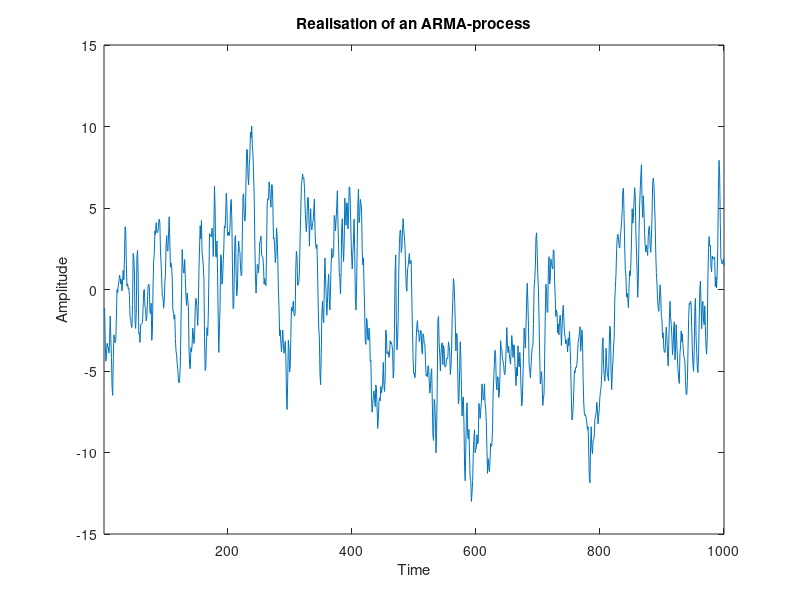
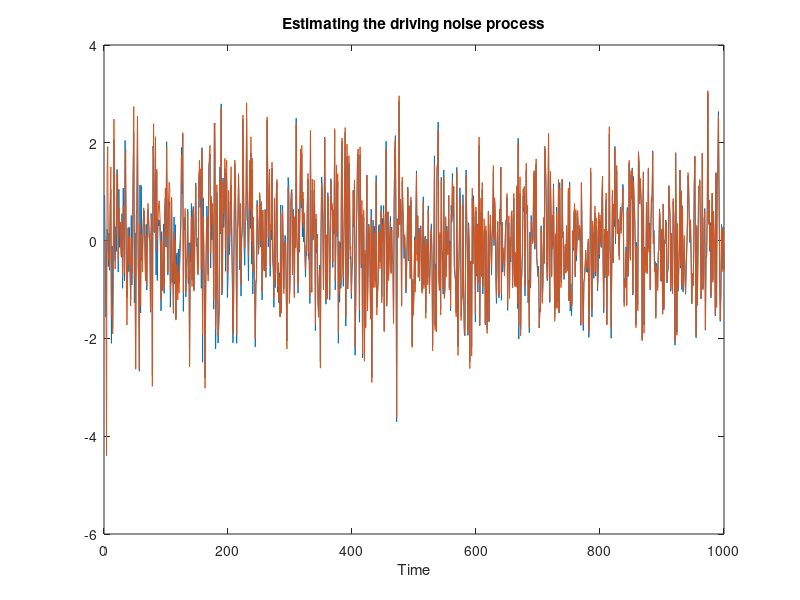

These charts were generated, in order, by the following MATLAB code: (Note: this script raises an error after producing the figures.)
%
% Time series analysis
% Lund University
%
% Example code 22: Estimating the unknown parameters of an ARMA process
% using the Kalman filter (see also example 8.12).
%
% Reference: 
%   "An Introduction to Time Series Modeling", 4th ed, by Andreas Jakobsson
%   Studentlitteratur, 2021
%
clear; clc;
close all;
addpath('../functions', '../data')              % Add this line to update the path

% Simulate a process.
rng(1)                                          % Set the seed (just done for the lecture!)
extraN = 100;
N  = 1000;
A0 = [1 -0.95];
C0 = [1 0.5 0 -0.2];                            
e  = randn( N+extraN, 1 );
y  = filter( C0, A0, e );   y = y(extraN+1:end);    e = e(extraN+1:end);

% Plot realisation.
figure
plot(y)
title( 'Realisation of an ARMA-process' )
ylabel('Amplitude')
xlabel('Time')
xlim([1 N])


%% Estimate the unknown parameters using a Kalman filter.
p0 = 1;                                         % Number of unknowns in the A polynomial.
q0 = 2;                                         % Number of unknowns in the C polynomial.

A     = eye(p0+q0);
Rw    = 1;                                      % Measurement noise covariance matrix, R_w. Note that Rw has the same dimension as Ry.
Re    = 1e-6*eye(p0+q0);                        % System noise covariance matrix, R_e. Note that Re has the same dimension as Rx_t1.
Rx_t1 = eye(p0+q0);                             % Initial covariance matrix, V0 = R_{1|0}^{x,x}
h_et  = zeros(N,1);                             % Estimated one-step prediction error.
xt    = zeros(p0+q0,N);                         % Estimated states. Intial state, x_{1|0} = 0.
yhat  = zeros(N,1);                             % Estimated output.
xStd  = zeros(p0+q0,N);                         % Stores one std for the one-step prediction.

for t=4:N                                       % We use t-3, so start at t=4.
    % Update the predicted state and the time-varying state vector.
    x_t1 = A*xt(:,t-1);                         % x_{t|t-1} = A x_{t-1|t-1}
    C    = [ -y(t-1) h_et(t-1) h_et(t-3) ];     % Use earlier prediction errors as estimate of e_t.
    
    % Update the parameter estimates.
    Ry = C*Rx_t1*C' + Rw;                       % R_{t|t-1}^{y,y} = C R_{t|t-1}^{x,x} + Rw
    Kt = Rx_t1*C'/Ry;                           % K_t = R^{x,x}_{t|t-1} C^T inv( R_{t|t-1}^{y,y} )
    yhat(t) = C*x_t1;                           % One-step prediction, \hat{y}_{t|t-1}.
    h_et(t) = y(t)-yhat(t);                     % One-step prediction error, \hat{e}_t = y_t - \hat{y}_{t|t-1}
    xt(:,t) = x_t1 + Kt*( h_et(t) );            % x_{t|t}= x_{t|t-1} + K_t ( y_t - Cx_{t|t-1} ) 

    % Update the covariance matrix estimates.
    Rx_t  = Rx_t1 - Kt*Ry*Kt';                  % R^{x,x}_{t|t} = R^{x,x}_{t|t-1} - K_t R_{t|t-1}^{y,y} K_t^T
    Rx_t1 = A*Rx_t*A' + Re;                     % R^{x,x}_{t+1|t} = A R^{x,x}_{t|t} A^T + Re

    % Estimate a one std confidence interval of the estimated parameters.
    % This is only for the plots.
    xStd(:,t) = sqrt( diag(Rx_t) );            % This is one std for each of the parameters for the one-step prediction.
end

% Examine the estimate of the driving noise.
figure
plot( [e h_et])
xlabel('Time')
title('Estimating the driving noise process')
legend('Noise process, e_t', 'Prediction error, \epsilon_{t|t-1}', 'Location','SW')


%% Examine the estimated parameters.
% As with the command present, the precision is given with +/- one std. 
trueParams = [A0(2) C0(2) C0(4)];               % These are the true parameters we seek.
figure
plotWithConf( (1:N), xt', xStd', trueParams );
title(sprintf('Estimated parameters, with Re = %7.6f and Rw = %4.3f', Re(1,1), Rw(1,1)))
xlabel('Time')
ylim([-1.5 1.5])

% Examine the final predicted parameters.
fprintf('The final values of the estimated parameters are:\n')
for k=1:length(trueParams)
    fprintf('  True value: %5.2f, estimated value: %5.2f (+/- %5.4f).\n', trueParams(k), xt(k,end), xStd(k,end) )
end 


%% Show the one-step prediction. 
figure
plot( [y yhat] )
title('One-step prediction using the Kalman filter')
xlabel('Time')
legend('Realisation', 'Kalman estimate', 'Location','SW')


%% Examine one-step prediction residual.
ey = y-yhat;
ey = ey(N-100:N);                               % Ignore the initial values to let the filter converge first.
checkIfWhite( ey );

[~, pacfEst] = plotACFnPACF( ey, 40, 'One-step Kalman prediction' );
checkIfNormal( pacfEst(2:end), 'PACF' );
